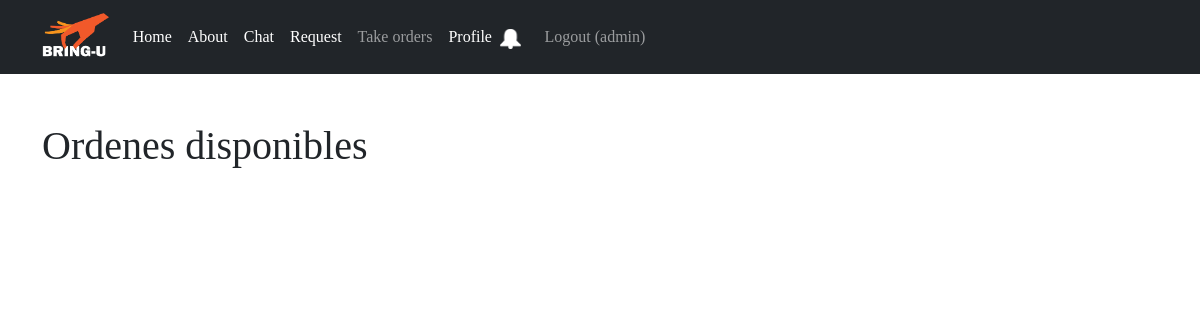
The page /available_orders (signed in) on the database as committed earlier.
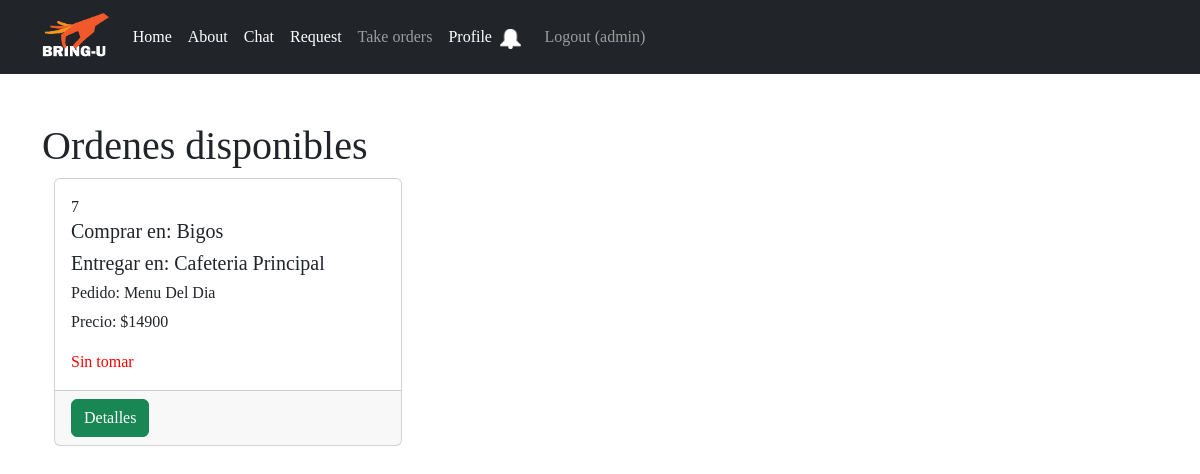
The same page on the database as committed later.
### bring_u/models.py (models this page shows)
class Request(models.Model):
    id_request = models.AutoField(primary_key=True)
    name = models.CharField(max_length=100)
    desc = models.CharField(max_length=1000)
    price = models.IntegerField()
    status = models.CharField(max_length=30, default="Sin tomar")
    delivery_location = models.CharField(max_length=250)
    desc_delivery = models.CharField(max_length=1000, null=True)
    pick_up_location = models.CharField(max_length=250, default="Pick-up location")
    desc_pick_up_location = models.CharField(max_length=1000, null=True)
    file= models.FileField(upload_to=upload_to, null=True)
    fk_id_user = models.ForeignKey(UserProfile, on_delete=models.CASCADE)
    fk_id_product = models.ForeignKey(Product, on_delete=models.SET_NULL, null=True)
    business_name = models.CharField(max_length=70, null=True)

### bring_u/views.py (the view, shortened to what this page needs)
# urls.py: path('available_orders', bringuViews.available_orders),
@login_required
@is_service_prov_required
def available_orders(request):
    user= request.user
    is_delivering = UserProfile.objects.filter(username=user, is_service_prov=True).exists() if user.is_authenticated else False
    user_requests = Request.objects.exclude(status="Tomado").exclude(status="Finalizado")
    context = {
        'is_delivering':is_delivering,
        'user_request':user_requests
    }
    return render(request, "available_orders.html", context)

### bring_u/templates/available_orders.html (shortened to what this page needs)
{% extends "base.html" %}
    {% block content %}
        <div class="container mt-5">
            <h1>Ordenes disponibles</h1>
            <div class="container">
                <div class="row">
                    {% for order in user_request %}
                    <div class="col-md-4 mb-4">
                        <div class="card">
                            <div class="card-body">
                                {% if order.business_name %}
                                {{ order.id_request  }}
                                <h5 class="card-title">Comprar en: {{ order.business_name|title }}</h5>
                                {%endif%}
                                <h5 class="card-title">Entregar en: {{ order.delivery_location|title}}</h5>
                                <h6 class="card-title">Pedido: {{ order.name|title }}</h6>
                                <p class="card-text">Precio: ${{ order.price }}</p>
                                <p class="card-text" style="color:red">{{ order.status }}</p>
                            </div>
                            <div class="card-footer">
                                <button class="btn btn-success btn-cancel" type="button" data-bs-toggle="modal"
                                    data-bs-target="#cancelConfirmationModal{{ order.id_request }}">
                                    Detalles
                                </button>
                            </div>
                        </div>
                    </div>
                    {% endfor %}
                </div>
            </div>
        </div>
{% endblock %}

Rows that differ between the two databases and show on the page:
added Request: id_request "7", business_name "Bigos", delivery_location "Cafeteria Principal", name "Menu Del Dia", price "14900", status "Sin tomar"
